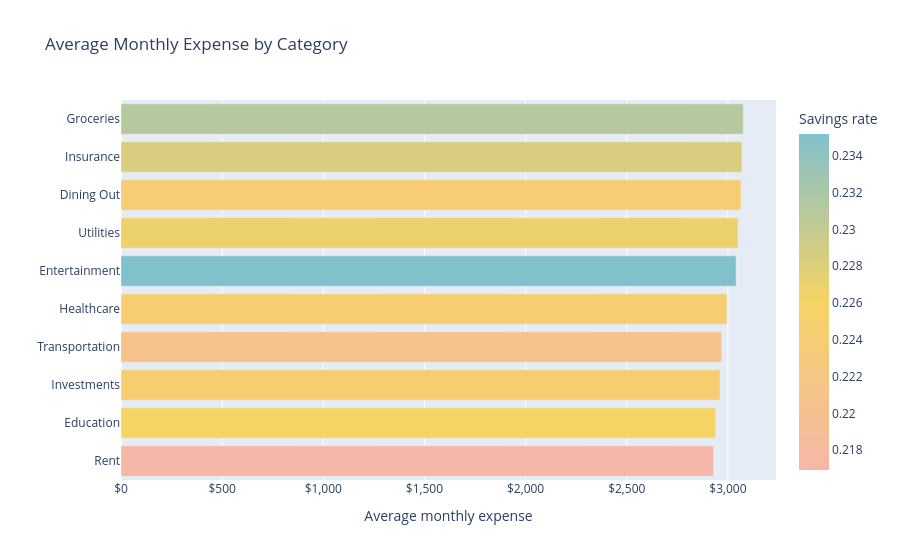

The notebook cell this image was saved under:
### Code cell
fig = px.bar(
    category_summary.sort_values("avg_expense"),
    x="avg_expense",
    y="category",
    color="avg_savings_rate",
    color_continuous_scale=["#f5b7a7", "#f6d365", "#82c0cc"],
    labels={
        "avg_expense": "Average monthly expense",
        "category": "",
        "avg_savings_rate": "Savings rate",
    },
    title="Average Monthly Expense by Category"
)
fig.update_xaxes(tickprefix="$", separatethousands=True)
fig.show()

### Figure 1 — Plotly figure (JSON) as saved in the notebook; plotly's stock layout.template omitted (floating-point values rounded to 4 significant figures)
{"data": [{"hovertemplate": "Average monthly expense=%{x}<br>=%{y}<br>Savings rate=%{marker.color}<extra></extra>", "legendgroup": "", "marker": {"color": [0.2169, 0.2261, 0.2244, 0.2209, 0.2244, 0.2352, 0.2268, 0.224, 0.2283, 0.2311], "coloraxis": "coloraxis", "pattern": {"shape": ""}}, "name": "", "orientation": "h", "showlegend": false, "textposition": "auto", "type": "bar", "x": [2929.0, 2940.0, 2961.0, 2969.0, 2995.0, 3041.0, 3050.0, 3065.0, 3070.0, 3076.0], "xaxis": "x", "y": ["Rent", "Education", "Investments", "Transportation", "Healthcare", "Entertainment", "Utilities", "Dining Out", "Insurance", "Groceries"], "yaxis": "y"}], "layout": {"barmode": "relative", "coloraxis": {"colorbar": {"title": {"text": "Savings rate"}}, "colorscale": [[0.0, "#f5b7a7"], [0.5, "#f6d365"], [1.0, "#82c0cc"]]}, "legend": {"tracegroupgap": 0}, "title": {"text": "Average Monthly Expense by Category"}, "xaxis": {"anchor": "y", "domain": [0.0, 1.0], "separatethousands": true, "tickprefix": "$", "title": {"text": "Average monthly expense"}}, "yaxis": {"anchor": "x", "domain": [0.0, 1.0], "title": {"text": ""}}}}
